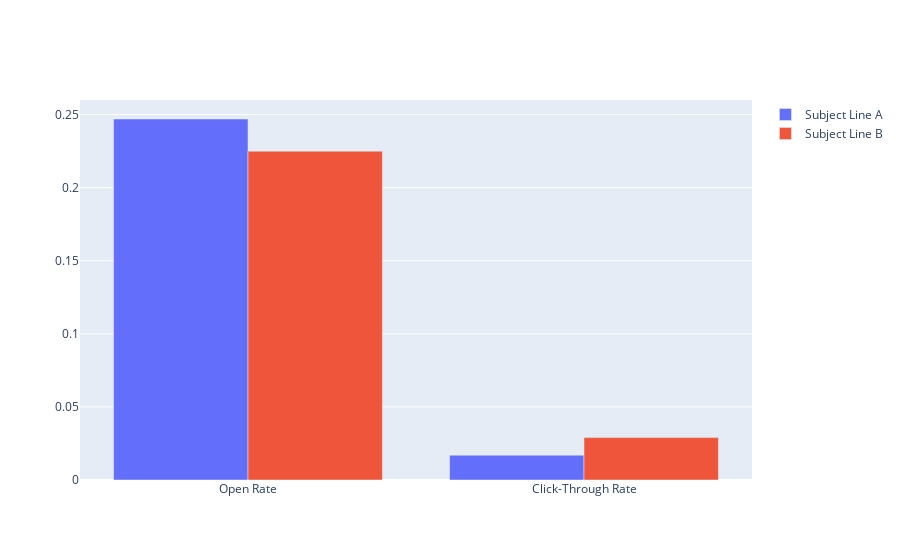

The notebook cell this image was saved under:
### Markdown cell above
# A/B Testing on Email Subject Line

<br>
  
We were interested in testing 2 different subject lines for an event invitation, to see which achieved a better open and click-through rate. Both were sent to 1076 doctors, at the exact same date and time.


### **Subject Line A**: Register today! 2 International Speakers - Event Title

>**Open Rate**: 24.7%
>
>**Click-Through Rate**: 1.7%

<br>

### **Subject Line B**: Meeting Invite: 2 International Speakers - Event Title (Limited seating)

>**Open Rate**: 22.5%
>
>**Click-Through Rate**: 2.9%

<br>

### Code cell
import plotly.graph_objects as go
headline=["Open Rate", "Click-Through Rate"]

fig = go.Figure(data=[
    go.Bar(name='Subject Line A', x=headline, y=[0.247, 0.017]),
    go.Bar(name='Subject Line B', x=headline, y=[0.225, 0.029])
])
# Change the bar mode
fig.update_layout(barmode='group')
fig.show()

### Figure 1 — Plotly figure (JSON) as saved in the notebook; plotly's stock layout.template omitted (floating-point values rounded to 4 significant figures)
{"data": [{"name": "Subject Line A", "type": "bar", "x": ["Open Rate", "Click-Through Rate"], "y": [0.247, 0.017]}, {"name": "Subject Line B", "type": "bar", "x": ["Open Rate", "Click-Through Rate"], "y": [0.225, 0.029]}], "layout": {"barmode": "group"}}
